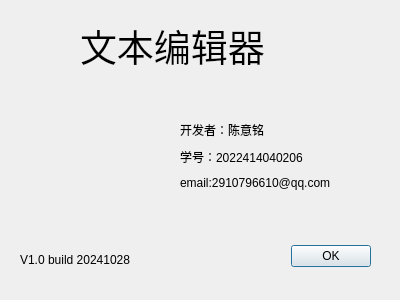
<?xml version="1.0" encoding="UTF-8"?>
<ui version="4.0">
 <class>AboutDialog</class>
 <widget class="QDialog" name="AboutDialog">
  <property name="geometry">
   <rect>
    <x>0</x>
    <y>0</y>
    <width>400</width>
    <height>300</height>
   </rect>
  </property>
  <property name="windowTitle">
   <string>Dialog</string>
  </property>
  <widget class="QDialogButtonBox" name="buttonBox">
   <property name="geometry">
    <rect>
     <x>30</x>
     <y>240</y>
     <width>341</width>
     <height>32</height>
    </rect>
   </property>
   <property name="orientation">
    <enum>Qt::Orientation::Horizontal</enum>
   </property>
   <property name="standardButtons">
    <set>QDialogButtonBox::StandardButton::Ok</set>
   </property>
  </widget>
  <widget class="QLabel" name="label">
   <property name="geometry">
    <rect>
     <x>80</x>
     <y>0</y>
     <width>251</width>
     <height>91</height>
    </rect>
   </property>
   <property name="font">
    <font>
     <pointsize>28</pointsize>
    </font>
   </property>
   <property name="text">
    <string>文本编辑器</string>
   </property>
  </widget>
  <widget class="QLabel" name="label_5">
   <property name="geometry">
    <rect>
     <x>40</x>
     <y>110</y>
     <width>101</width>
     <height>101</height>
    </rect>
   </property>
   <property name="styleSheet">
    <string notr="true">border-image: url(:/img/20.ico);</string>
   </property>
   <property name="text">
    <string/>
   </property>
  </widget>
  <widget class="QLabel" name="label_6">
   <property name="geometry">
    <rect>
     <x>20</x>
     <y>250</y>
     <width>161</width>
     <height>19</height>
    </rect>
   </property>
   <property name="text">
    <string>V1.0 build 20241028</string>
   </property>
  </widget>
  <widget class="QWidget" name="">
   <property name="geometry">
    <rect>
     <x>180</x>
     <y>120</y>
     <width>206</width>
     <height>73</height>
    </rect>
   </property>
   <layout class="QVBoxLayout" name="verticalLayout">
    <item>
     <widget class="QLabel" name="label_2">
      <property name="text">
       <string>开发者：陈意铭</string>
      </property>
     </widget>
    </item>
    <item>
     <widget class="QLabel" name="label_3">
      <property name="text">
       <string>学号：2022414040206</string>
      </property>
     </widget>
    </item>
    <item>
     <widget class="QLabel" name="label_4">
      <property name="text">
       <string>email:2910796610@qq.com</string>
      </property>
     </widget>
    </item>
   </layout>
  </widget>
 </widget>
 <resources/>
 <connections>
  <connection>
   <sender>buttonBox</sender>
   <signal>accepted()</signal>
   <receiver>AboutDialog</receiver>
   <slot>accept()</slot>
   <hints>
    <hint type="sourcelabel">
     <x>248</x>
     <y>254</y>
    </hint>
    <hint type="destinationlabel">
     <x>157</x>
     <y>274</y>
    </hint>
   </hints>
  </connection>
  <connection>
   <sender>buttonBox</sender>
   <signal>rejected()</signal>
   <receiver>AboutDialog</receiver>
   <slot>reject()</slot>
   <hints>
    <hint type="sourcelabel">
     <x>316</x>
     <y>260</y>
    </hint>
    <hint type="destinationlabel">
     <x>286</x>
     <y>274</y>
    </hint>
   </hints>
  </connection>
 </connections>
</ui>
